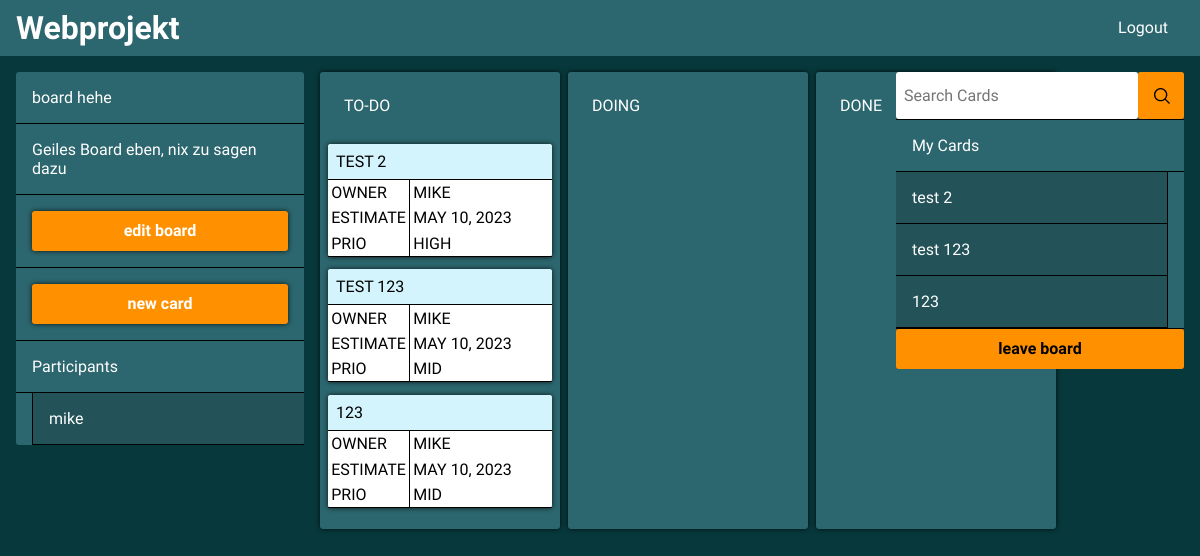
The app's page /board/31 (signed in) with its own data.
### base/models.py (models this page shows, shortened)
class Board(models.Model):
    owner = models.ForeignKey(User, on_delete=models.SET_NULL, null=True)
    name = models.CharField(max_length=200, null=True)
    description = models.TextField(null=True, blank=True)
    participants = models.ManyToManyField(User, related_name="participants", blank=True)
    updated = models.DateTimeField(auto_now=True, null=True)
    created = models.DateTimeField(auto_now_add=True, null=True)
    class Meta:
        ordering = ['-updated', '-created']

class Card(models.Model):
    STATUS_OPTIONS = (
        ('To-do', 'To-do'),
        ('Doing', 'Doing'),
        ('Done', 'Done'),
    )
    PRIORITY_OPTIONS = (
        ('Low', 'Low'),
        ('Mid', 'Mid'),
        ('High', 'High'),
    )
    owner = models.ForeignKey(User, on_delete=models.SET_NULL, null=True)
    board = models.ForeignKey(Board, on_delete=models.CASCADE, null=True)
    name = models.CharField(max_length=200, null=True) #title
    description = models.TextField(blank=True, null=True)   #desc
    estimate = models.DateField(blank=True, null=True)  #est
    priority = models.CharField(max_length=50, null=True, choices=PRIORITY_OPTIONS)
    status = models.CharField(max_length=50, choices=STATUS_OPTIONS)
    updated = models.DateTimeField(auto_now=True, null=True)
    created = models.DateTimeField(auto_now_add=True, null=True)
    class Meta:
        ordering = ['-updated', '-created']

### base/views.py (the view)
# urls.py: path('board/<str:pk>', views.board, name='board'),
def board(request, pk):
    page = 'board'
    board = Board.objects.get(id=pk)
    participants = board.participants.all()
    query = request.GET.get('q2')   #Search functionality über URL query
    if query:
        cards_todo = cards_todo.filter(name__icontains=query)
        cards_doing = cards_doing.filter(name__icontains=query)
        cards_done = cards_done.filter(name__icontains=query)
    else:
        cards_todo = Card.objects.filter(board = pk, status = 'To-do')
        cards_doing = Card.objects.filter(board = pk, status = 'Doing')
        cards_done = Card.objects.filter(board = pk, status = 'Done')
    try:
        user_cards = Card.objects.filter(owner = request.user)
    except:
        user_cards = "" #if user is not loged in
    context = {'page': page, 'board': board, 'participants': participants, 'cards_todo': cards_todo, 'cards_doing': cards_doing, 'cards_done': cards_done,
                'user_cards': user_cards}
    return render(request, 'base/board.html', context)

### base/templates/base/board.html (shortened to what this page needs)
<!DOCTYPE html>
{% load static %}
{% block content %}
<html lang="en">
<head>
    <link rel='stylesheet'
        href='https://cdn-uicons.flaticon.com/uicons-regular-straight/css/uicons-regular-straight.css'>
    <link rel="stylesheet" href="{% static 'styles/app.css' %}">
</head>
<body>
    {% include 'navbar.html' %}
    <div class="content">
        <div class="status">
            <div class="sidebar left_sidebar">
                <div class="left_sidebar_board_title">{{board.name}}</div>
                <div class="left_sidebar_board_desc">{{board.description}}</div>
                {% if request.user.is_authenticated %}
                <div>
                    <div class="main_button edit_card_button add_card_button"
                        onclick="location.pathname = 'update_board/{{board.id}}/'">edit board</div>
                </div>
                <div>
                    <div class="main_button edit_card_button add_card_button"
                        onclick="location.pathname = './board/{{board.id}}/create_card/'">new card</div>
                </div>
                {% endif %}
                <div class="left_sidebar_participant_head">Participants</div>
                <ul class="left_sidebar_ul">
                    {% for user in participants %}
                    <li class="left_sidebar_ul_item">{{user.username}}</li>
                    {% endfor %}
                </ul>
            </div>
            <div class="board">
                <div class="board_column board_column_todo">
                    <div class="column_head">
                        <div class="head_headline">To-Do</div>
                    </div>
                    <div class="card_dropzone top">
                        <div class="expandable"></div>
                    </div>
                    {% for card in cards_todo %}
                    {% include 'base/card_item.html' %}
                    {% endfor %}
                </div>
                <div class="board_column board_column_doing">
                    <div class="column_head">
                        <div class="head_headline">Doing</div>
                    </div>
                    <div class="card_dropzone top">
                        <div class="expandable"></div>
                    </div>
                </div>
                <div class="board_column board_column_done">
                    <div class="column_head">
                        <div class="head_headline">Done</div>
                    </div>
                    <div class="card_dropzone top">
                        <div class="expandable"></div>
                    </div>
                </div>
            </div>
            <div class="sidebar right_sidebar">
                <form class="search_container" id="board_search_titles_container">
                    <input type="text" name="q2" class="searchbar" id="board_search_titles"
                        placeholder="Search Cards" />
                    <button class="search_btn" type="submit">
                        <img src="{% static 'Images/Icons/suche.svg' %}" alt="search">
                    </button>
                </form>
                <div class="right_sidebar_user_card_title">My Cards</div>
                <ul class="right_sidebar_user_cards">
                    {% for card in user_cards %}
                    {% if card.board == board %}
                    <li>{{card.name}}</li>
                    {% endif %}
                    {% endfor %}
                </ul>
                <div class="main_button leave_board_button" onclick="location.pathname = 'leave_board/{{board.id}}'">
                    leave board</div>
            </div>
        </div>
    </div>
</body>
</html>
{% endblock content %}

### templates/navbar.html (shortened to what this page needs)
<header>
    <div class="navbar">
        <div class="flex_help_container">
            <h1 class="home" onclick="location.pathname = '.'">Webprojekt</h1>
        </div>
        <div class="flex_help_container">
            {% if request.user.is_authenticated %}
            <div class="nav_element acc_expand" onclick="location.pathname = './logout'"">Logout</div>
            {% else %}
            <div class="sign_options">
                <div class="log_in_btn" onclick="location.pathname = './login'">Log in</div>
                <div class="sign_up_btn" onclick="location.pathname = './register'">Sign up</div>
            </div>
            {% endif %}
        </div>
    </div>
</header>

### base/templates/base/card_item.html (shortened to what this page needs)
{% load static %}
<div class="card_container">
    <div class="card">
        <div class="card_title">{{card.name}}</div>
        <div class="card_desc_container">
            <div class="card_desc">Owner</div>
            <div class="card_desc_content">{{card.owner}}</div>
            <div class="card_desc">Estimate</div>
            <div class="card_desc_content">{{card.estimate}}</div>
            <div class="card_desc">Prio</div>
            <div class="card_desc_content">{{card.priority}}</div>
        </div>
    </div>
    <div class="card_dropzone">
        <div class="expandable"></div>
    </div>
</div>

### records on screen
Board: name "board hehe", description "Geiles Board eben, nix zu sagen dazu"
Card: name "TEST 2", owner "MIKE", estimate "MAY 10, 2023", priority "HIGH", name "test 2"
Card: name "TEST 123", owner "MIKE", estimate "MAY 10, 2023", priority "MID", name "test 123"
Card: name "123", owner "MIKE", estimate "MAY 10, 2023", priority "MID"

### other values on screen
{{ user.username }} "mike"
